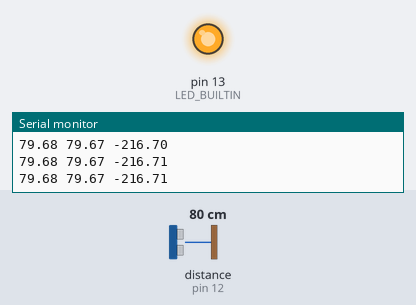
The sketch below on a simulated Arduino Uno, built with avr-gcc and run on an emulated ATmega328P. On the bench: output pins drawn as LEDs (lit = HIGH), the last lines printed to the serial monitor. Wiring (inferred from the names in the program): ultrasonic range finder: trigger pin 11; echo pin 12. Inputs (shaded band) come from the test bench; at power-on: distance to the obstacle (sensor on pin 12) 80 cm. The echo pulse lasts 58.3 µs per cm; pins used as bus, display or sensor lines are not drawn.

Above: at 1.2 s.
1.3 s: distance to the obstacle (sensor on pin 12) set to 156 cm
4.3 s: distance to the obstacle (sensor on pin 12) set to 160 cm
At 6.0 s:
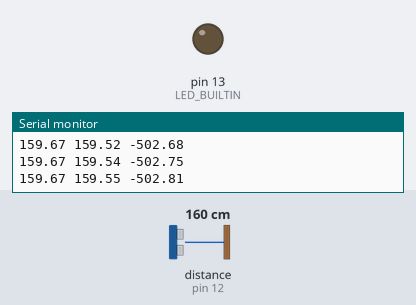
6.5 s: distance to the obstacle (sensor on pin 12) set to 2 cm
At 7.7 s:
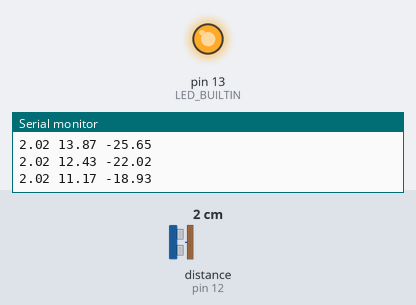
8.0 s: distance to the obstacle (sensor on pin 12) set to 250 cm
At 9.4 s:
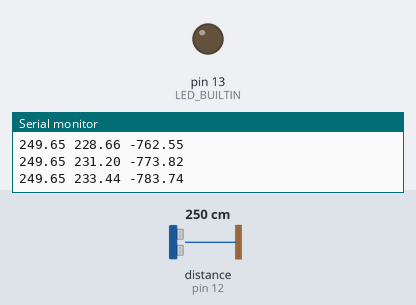
Timing chart, 0 to 11.0 s (numbered marks = the images above; inputs shaded):
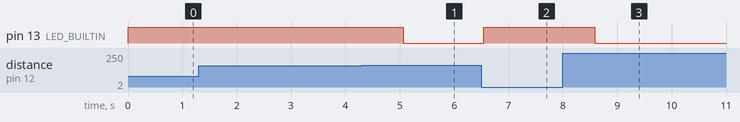

Measured:
- the behaviour switches between 159 and 160 cm on distance to the obstacle (sensor on pin 12) (found by bisection; images 0 and 1)
- after the input at 4.3 s, pin 13 (LED_BUILTIN): HIGH → LOW after 0.76 s
- after the input at 6.5 s, pin 13 (LED_BUILTIN): LOW → HIGH after 0.05 s
- after the input at 8.0 s, pin 13 (LED_BUILTIN): HIGH → LOW after 0.58 s

The sketch:

Filters.ino
```cpp
// Filtering the distance sensor
// using Kalman Filter algorithm
// Decision make by using information entropy
// The final decision using binarization

#include<math.h>

  int i;  //iterations
  float y[] = {0,0,0,0,0};  // output

  //define the pin port
  const int trigger = 11;
  const int echo = 12;

  //define variable
  double duration, distance;
  double H; //Shannon entropy parameter
  double KL; //Kullback Liebler parameter for future use
  double gd; //gaussian distribution
  double sd; //standard deviation
  double mean;

  // Kalman Filter
  double R = 6e-3, Q = 1e-4;
  double Xpe0 = 0.0, Xe1 = 0.0, Xe0 = 0.0;
  double P1 = 1.0, Ppe0 = 0.0, P0 = 0;
  double  K = 0.0, Z = 0.0;
  double kal_fil;

void setup() {
  // HC-SR04 pin function
  pinMode(trigger, OUTPUT);
  pinMode(echo, INPUT);

  // LED For intepretation of approaching obstacle
  pinMode(LED_BUILTIN, OUTPUT);

  Serial.begin(9600);
}

void loop() {
    // Clears the trigger
    digitalWrite(trigger, LOW);
    delayMicroseconds(2);

    // Sets the trigger on HIGH state for 10 micro seconds
    digitalWrite(trigger, HIGH);
    delayMicroseconds(10);
    digitalWrite(trigger, LOW);

    // Reads the echo, returns the sound wave travel time in microseconds
    duration = pulseIn(echo, HIGH);

    // Calculating the distance in cm
    distance= duration*0.0343/2.0;
    Serial.print(distance);
    Serial.print(" ");
//    Serial.print(12.5);
//    Serial.print(" ");

    // Kalman Filter
    // The parameters below define the kalman iteration
    // This method works under an iteration of prediction and
    // estimated error sensor reading
    Z = duration;
    Xpe0 = Xe1;
    Ppe0 = P1 + Q;
    K = Ppe0/(Ppe0+R);
    Xe0 = Xpe0 + K * (Z-Xpe0);
    P0 = (1-K)*Ppe0;
    kal_fil = Xe0*0.0343/2.0;
    Serial.print(kal_fil);
    Serial.print(" ");
    Xe1 = Xe0; P1 = P0;

    // Decision making using decrement of information entropy
    // H(x) = -Sum(i to N) p1 log2(p1)
    for (i=0; i<=4; i++){
      y[i+1] = y[i];
    }
    y[0] = kal_fil; // raw data after estimated

    // Calculate the entropy
    H =-((y[0]*(log(y[0])/log(2))+y[1]*(log(y[1])/log(2))
      +y[2]*(log(y[2])/log(2))+y[3]*(log(y[3])/log(2))
      +y[4]*(log(y[4])/log(2))))/5;
//    Serial.print(H);
//    Serial.print(" ");

    //Normalized the entropy
    //Hp[x] = H(x)/ln N
    double norm = H/(log(5)/log(2));
    double KL = H*log((H/kal_fil));
    Serial.println(norm);

    // Kullback-Leibler Divergence
    // Data comparison for necessary compression

    if(norm <= -500){
      // Define that a distance between quadrotor and object
      // is still far. So the quadrotor will stay on the position
      digitalWrite(LED_BUILTIN, LOW);
    }

    else{
      // Define that a distance between quadrotor and object
      // is near. So the quadrotor should avoid or take an action
      digitalWrite(LED_BUILTIN, HIGH);
    }

    delay(50);
}
```
